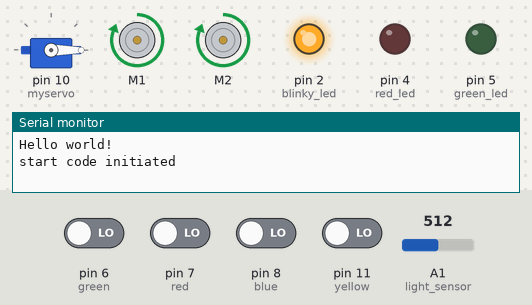
Recording of a sketch running on a simulated Arduino Uno, built with avr-gcc and run on an emulated ATmega328P. Parts: servo, 2 × DC motor (green arrow = forward, orange = backward, longer = faster), output pins drawn as LEDs (lit = HIGH), the last lines printed to the serial monitor. Inputs (shaded band) come from the test bench; at power-on: pin 6 (green), pin 7 (red), pin 8 (blue), pin 11 (yellow) LOW, A1 (light_sensor) = 512.

Above: at 4.8 s.
4.9 s: pin 6 (green) driven HIGH and pin 7 (red) driven HIGH and pin 8 (blue) driven HIGH and pin 11 (yellow) driven HIGH
At 8.1 s:
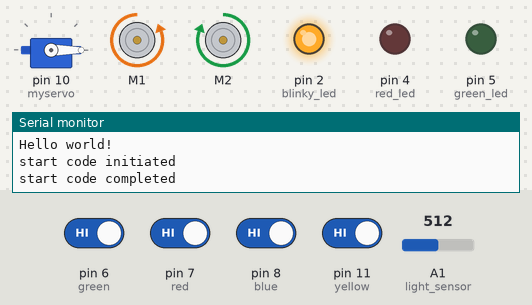
At 13.3 s:
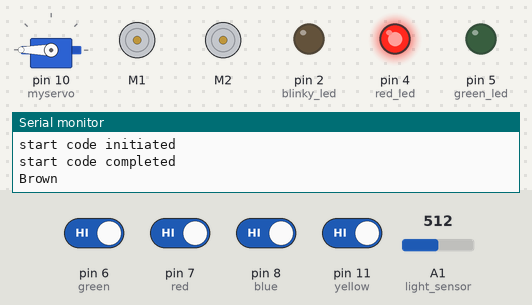
Timing chart, 0 to 39.0 s (numbered marks = the images above; inputs shaded):
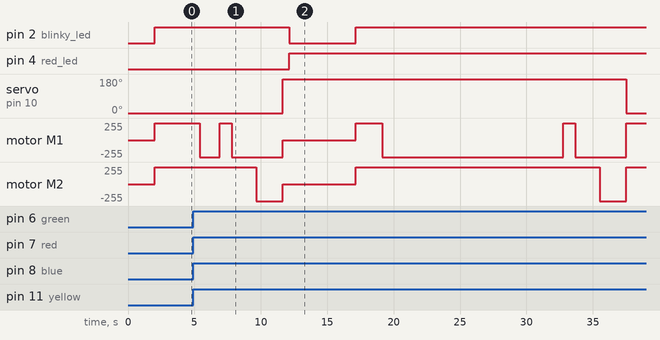

The sketch:

robot.ino
```cpp
// comments on lines 91, 101, 242-244, 281 should tell you what to play around with to make it work. use trial and error to make sure it turns back onto the line after a junction


#include <Wire.h>
#include <Adafruit_MotorShield.h>
#include "utility/Adafruit_MS_PWMServoDriver.h"
#include <Servo.h>

Servo myservo;
Adafruit_MotorShield AFMS = Adafruit_MotorShield();
Adafruit_DCMotor *left = AFMS.getMotor(1);
Adafruit_DCMotor *right = AFMS.getMotor(2);

// declare line sensors below
int blue = 8;
int green = 6;
int red = 7;
int yellow = 11;

int blinky_led = 2;
int green_led = 5;
int red_led = 4;
int light_sensor = A1;

int lines[4];

int low_speed = 100;
int high_speed = 255;

int junction_count = 0;
int last_junc_time = 0;
bool block_picked = false;
bool block_is_blue = false;
bool returning_home = false;

void read_line_sensors();
void start(bool left_dir);
void start_l();
void start_r();
void stop(int t=0);
void straight(int speed=high_speed, int t=0);
void reverse(int speed=high_speed, int t=0);
void turn_right(int high=high_speed, int low=low_speed);
void turn_left(int high=high_speed, int low=low_speed);
void turn_ninety(bool left_dir, int t);
void turn_ninety_l(int t);
void turn_ninety_r(int t);
void uturn();
void line_follow();
void junction(bool left_dir);
void junction_l();
void junction_r();
void grab();
void drop();
void colour_detect();
int median(int lt[]);
int sort_desc(const void *cmp1, const void *cmp2);


void setup() {
  pinMode(blinky_led, OUTPUT);
  pinMode(green_led, OUTPUT);
  pinMode(red_led, OUTPUT);
  digitalWrite(blinky_led, LOW);
  myservo.attach(10);

  Serial.begin(9600);
  Serial.println("Hello world!");

  AFMS.begin();
  read_line_sensors();
  start_l();
}


void loop() {
  read_line_sensors();
  // if (millis() > 4.5*60*1000) {
  //   return_home();
  // }

  bool junction_detected = (lines[1] == 1 && lines[2] == 1 && lines[3] == 1);
  if (junction_detected) {
    if (junction_count == 0) {
      junction_r();
    }
    else if (junction_count == 2) {
      junction_r();
      junction_count = -1;
    }
    if (millis() - last_junc_time > 2000) { // this is to ensure the same junction isn't counted multiple times. change 2000 if 2s seems too little/too much
      junction_count++;
    }
    last_junc_time = millis();
  }
  else {
    line_follow();
  }

  bool inside_box = (lines[0] == 0 && lines[1] == 0 && lines[2] == 0 && lines[3] == 0);
  if (inside_box && (millis() - last_junc_time > 3000)) { // the 3000 is to stop it from dropping the block soon after grabbing it.
    if (junction_count == 1) {
      stop(100);
      uturn();
      stop(100);
      if (block_is_blue && block_picked) {
        drop();
        start_l();
      }
      else {
        start_r();
      }
    }
  }

  if (!block_picked) {
    digitalWrite(green_led, LOW);
    digitalWrite(red_led, LOW);
  }
  else {
    myservo.write(180);
  }
}


void read_line_sensors(){
  lines[0] = digitalRead(red);
  lines[1] = digitalRead(blue);
  lines[2] = digitalRead(yellow);
  lines[3] = digitalRead(green);

  // Serial.print(lines[0]);
  // Serial.print(lines[1]);
  // Serial.print(lines[2]);
  // Serial.print(lines[3]);
  // Serial.println("");
}

void start(bool left_dir) {
  Serial.println("start code initiated");
  myservo.write(0);
  stop(2000);
  digitalWrite(blinky_led, HIGH);
  straight(high_speed, 2000);
  while (lines[0] == 0 || lines[3] == 0) {
    straight();
    read_line_sensors();
  }
  delay(500);
  if (left_dir) {
    turn_ninety_l(1500);
  }
  else {
    turn_ninety_r(1500);
  }
  Serial.println("start code completed");
}

void start_l() {
  start(true);
}

void start_r() {
  start(false);
}

void stop(int t=0) {
  left->setSpeed(0);
  right->setSpeed(0);
  digitalWrite(blinky_led, LOW);
  delay(t);
  digitalWrite(blinky_led, HIGH);
}

void straight(int speed=high_speed, int t=0) {
  left->setSpeed(speed);
  right->setSpeed(speed);
  left->run(FORWARD);
  right->run(FORWARD);
  delay(t);
}

void reverse(int speed=high_speed, int t=0) {
  left->setSpeed(speed);
  right->setSpeed(speed);
  left->run(BACKWARD);
  right->run(BACKWARD);
  delay(t);
}

void turn_right(int high=high_speed, int low=low_speed) {
  left->setSpeed(high);
  right->setSpeed(low);
  left->run(FORWARD);
  right->run(FORWARD);
}

void turn_left(int high=high_speed, int low=low_speed) {
  left->setSpeed(low);
  right->setSpeed(high);
  left->run(FORWARD);
  right->run(FORWARD);
}

void turn_ninety(bool left_dir, int t) {
  left->setSpeed(high_speed);
  right->setSpeed(high_speed);
  if (left_dir) {
    left->run(BACKWARD);
    right->run(FORWARD);
  }
  else {
    left->run(FORWARD);
    right->run(BACKWARD);
  }
  delay(t);
}

void turn_ninety_l(int t) {
  turn_ninety(true, t);
}

void turn_ninety_r(int t) {
  turn_ninety(false, t);
}

void uturn() {
  turn_ninety(true, 3000);
}

void line_follow() {
  if (lines[1] == 1 && lines[2] == 1){ //middle two sensors are on white line
    straight();
  }
  else if (lines[1] == 0 && lines[2] == 1) { // || (lines[0] == 1)){ //turn right if middle-left is on black
    turn_right();
  }
  else if (lines[1] == 1 && lines[2] == 0) { // || (lines[3] == 1)){ //turn left if middle-right is on black
    turn_left();
  }
}

void junction(bool left_dir) {
  int turn = 1850;  // change this if you want to change how much it turns into/out of a junction
  int dist = 2000; // change this if you want to change how much it moves into/out of a junction
  straight(high_speed, 900); // use this to change how much it moves before turning into a junction

  if (left_dir) {
    turn_ninety_r(turn);
  }
  else {
    turn_ninety_l(turn);
  }
  reverse(high_speed, 2000);
  stop();

  if (block_picked) {
    drop();
  }
  else {
    grab();
  }

  straight(high_speed, 2000);
  if (left_dir) {
    turn_ninety_r(turn);
  }
  else {
    turn_ninety_l(turn);
  }
}

void junction_l() {
  junction(true);
}

void junction_r() {
  junction(false);
}

void grab() {
  myservo.write(180);
  delay(500); // increase the delay if it still seems to be detecting colour too early
  colour_detect();
}

void drop() {
  myservo.write(0);
  block_picked = false;
  block_is_blue = false;
}

void colour_detect() {
  int light_readings[10];

  for (int i=0; i<10; i++) {
    light_readings[i] = analogRead(light_sensor);
  }

  int median_light = median(light_readings);

  if (median_light > 530) { //blue
    Serial.println("Blue");
    block_picked = true;
    block_is_blue = true;
    digitalWrite(green_led, HIGH);
    stop(5000);
  }
  else if (median_light < 500) { //air
    Serial.println("Air");
    drop();
    delay(100);
    grab(); // try again
  }
  else { //brown
    Serial.println("Brown");
    block_picked = true;
    block_is_blue = false;
    digitalWrite(red_led, HIGH);
    stop(5000);
  }
}

int median(int lt[]) {
  // Number of items in the array
  int lt_length = sizeof(lt) / sizeof(lt[0]);
  // qsort - last parameter is a function pointer to the sort function
  qsort(lt, lt_length, sizeof(lt[0]), sort_desc);
  // lt is now sorted
  return lt[lt_length/2];
}

// qsort requires you to create a sort function
int sort_desc(const void *cmp1, const void *cmp2) {
  // Need to cast the void * to int *
  int a = *((int *)cmp1);
  int b = *((int *)cmp2);
  // The comparison
  return a > b ? -1 : (a < b ? 1 : 0);
  // A simpler, probably faster way:
  //return b - a;
}
```

Measured:
- after the input at 4.9 s, pin 2 (blinky_led): HIGH → LOW after 7.3 s, → HIGH 5.0 s later; pin 4 (red_led): LOW → HIGH after 7.3 s
